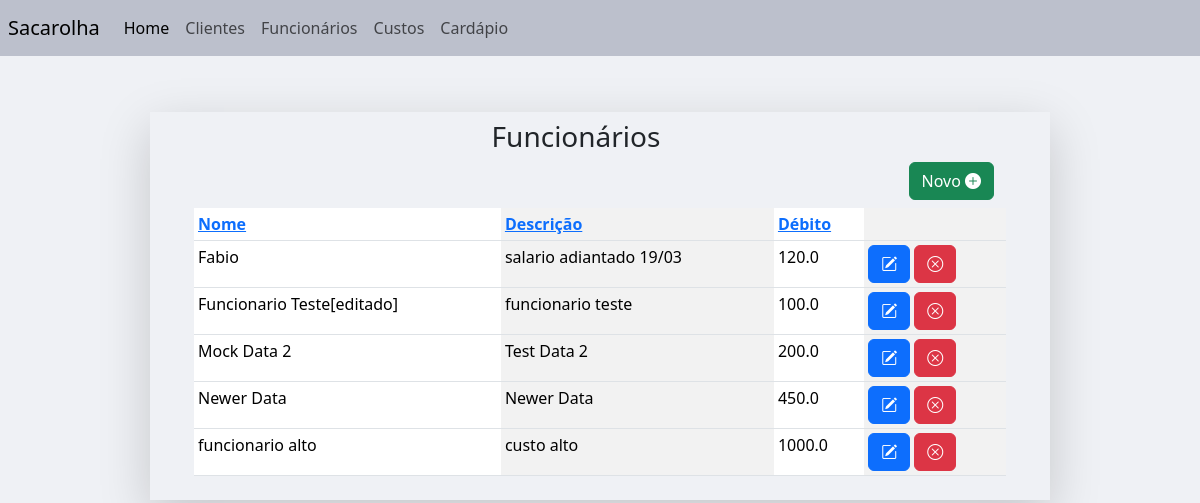
The page /funcionario_list (signed in) on the database as committed earlier.
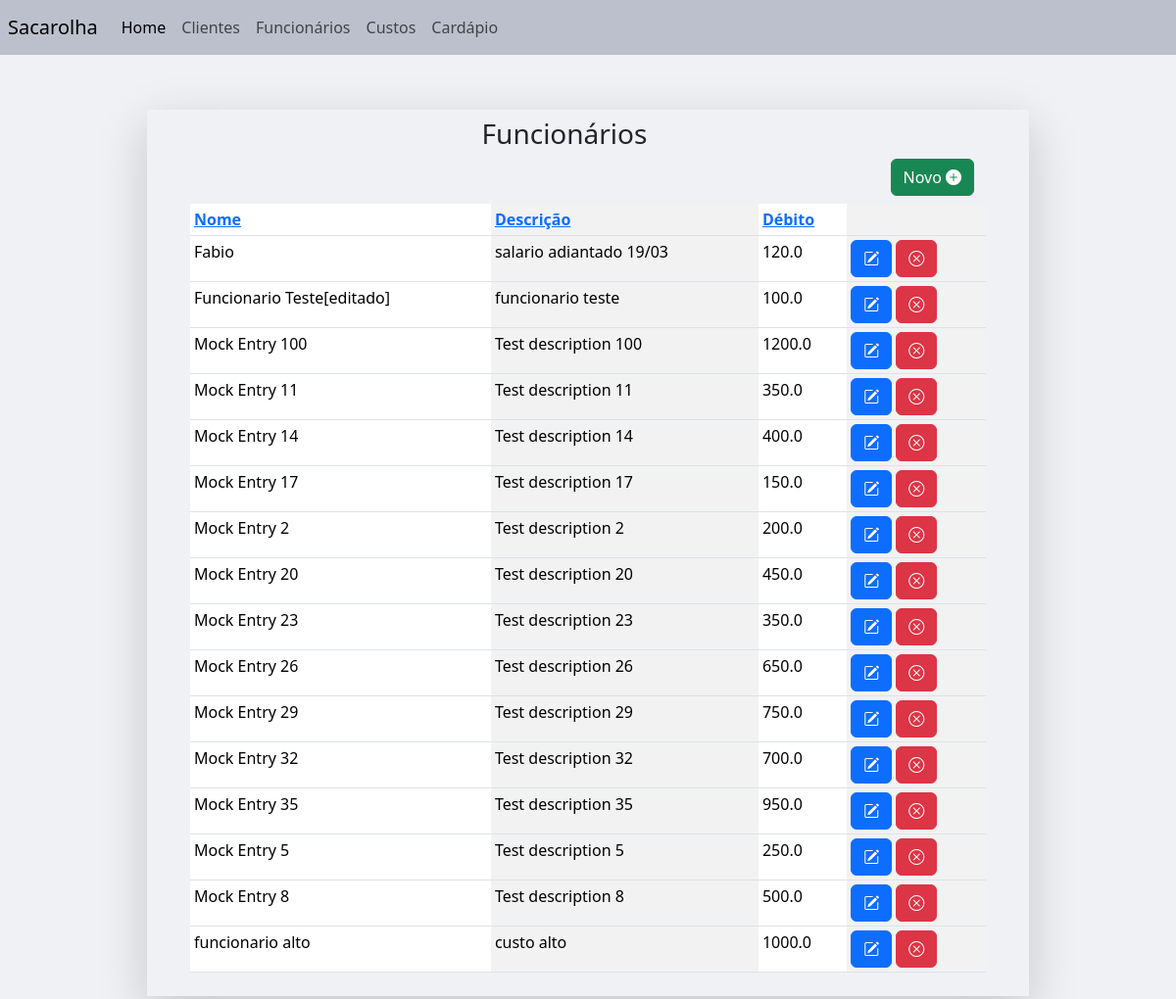
The same page on the database as committed later.
### main/models.py (models this page shows, shortened)
class RegistroFinanceiro(models.Model):
	category_list = [
		("cliente", "cliente"),
		("custo", "custo"),
		("funcionario", "funcionario"),
	]
	user = models.ForeignKey(User, on_delete=models.CASCADE, null=True)
	name = models.CharField(max_length = 200)
	description = models.CharField(max_length = 200, blank=True)
	value = models.FloatField(validators= [validate_positive])
	category = models.CharField(max_length = 200, choices = category_list)
	state = models.BooleanField(default=True)
	created_at = models.DateTimeField(default=timezone.now)

### main/views.py (the view)
# urls.py: path('funcionario_list', views.FuncionarioListView.as_view(), name='funcionario_list'),
class FuncionarioListView(LoginRequiredMixin, ListView):
    login_url="login"
    template_name="main/funcionario/funcionario_list.html"
    model = RegistroFinanceiro
    def get_queryset(self):
        queryset = super().get_queryset().filter(category='funcionario')
        order = self.request.GET.get('order', 'asc')
        sort_by = self.request.GET.get('sort', 'name')
        if order == "desc":
            sort_by = f'-{sort_by}'
        queryset= queryset.order_by(sort_by)
        return queryset

### main/templates/main/funcionario/funcionario_list.html (shortened to what this page needs)
{%extends "base.html"%}
{%block navbar%}
{%include 'navbar.html'%}
{%endblock navbar%}
{%block content%}
<div align="right" class='pe-5' >
	<h3 align="center">Funcionários</h3>
<a class='btn btn-success h1' href={%url 'funcionario_create'%} method='GET'class='h3'>Novo					<i class="bi bi-plus-circle-fill"></i></a>
{%include "main/funcionario/funcionario_table.html"%}
</div>
{%endblock content%}

### main/templates/main/funcionario/funcionario_table.html
<div class='row ps-5 justify-content-center'>
<table class="table table-striped-columns table-sm">
<thead>
	<tr>
		<th>             <a href="?sort=name&order={% if request.GET.order == 'asc' %}desc{% else %}asc{% endif %}">
			Nome
		</a></th>
		<th>                <a href="?sort=description&order={% if request.GET.order == 'asc' %}desc{% else %}asc{% endif %}">
			Descrição
		</a></th>
		<th>                <a href="?sort=value&order={% if request.GET.order == 'asc' %}desc{% else %}asc{% endif %}">
			Débito
		</a></th>
		<th></th>
	</tr>
</thead>
<tbody>
	{%for object in object_list%}
		{%if object.category == "funcionario" and object.state == True%}
		<tr>
			<td scope="row">{{object.name}}</td>
			<td scope="row">{{object.description}}</td>
			<td scope="row">{{object.value}}</td>
			<td><a href="{%url 'funcionario_update' object.id%}" class='btn btn-primary'>
				<i class="bi bi-pencil-square"></i>
			</a>
			<a href="{%url 'funcionario_softdelete' object.id%}"class='btn btn-danger'>
				<i class="bi bi-x-circle"></i>
			</a>
			</td>
		</tr>
		{%endif%}
	{%endfor%}
</tbody>
</table>
</div>

Rows that differ between the two databases and show on the page:
removed RegistroFinanceiro: name "Mock Data 2", description "Test Data 2", value "200.0"
removed RegistroFinanceiro: name "Newer Data", description "Newer Data", value "450.0"
added RegistroFinanceiro: name "Mock Entry 100", description "Test description 100", value "1200.0"
added RegistroFinanceiro: name "Mock Entry 11", description "Test description 11", value "350.0"
added RegistroFinanceiro: name "Mock Entry 14", description "Test description 14", value "400.0"
added RegistroFinanceiro: name "Mock Entry 17", description "Test description 17", value "150.0"
added RegistroFinanceiro: name "Mock Entry 2", description "Test description 2", value "200.0"
added RegistroFinanceiro: name "Mock Entry 20", description "Test description 20", value "450.0"
added RegistroFinanceiro: name "Mock Entry 23", description "Test description 23", value "350.0"
added RegistroFinanceiro: name "Mock Entry 26", description "Test description 26", value "650.0"
added RegistroFinanceiro: name "Mock Entry 29", description "Test description 29", value "750.0"
added RegistroFinanceiro: name "Mock Entry 32", description "Test description 32", value "700.0"
added RegistroFinanceiro: name "Mock Entry 35", description "Test description 35", value "950.0"
added RegistroFinanceiro: name "Mock Entry 5", description "Test description 5", value "250.0"
added RegistroFinanceiro: name "Mock Entry 8", description "Test description 8", value "500.0"
